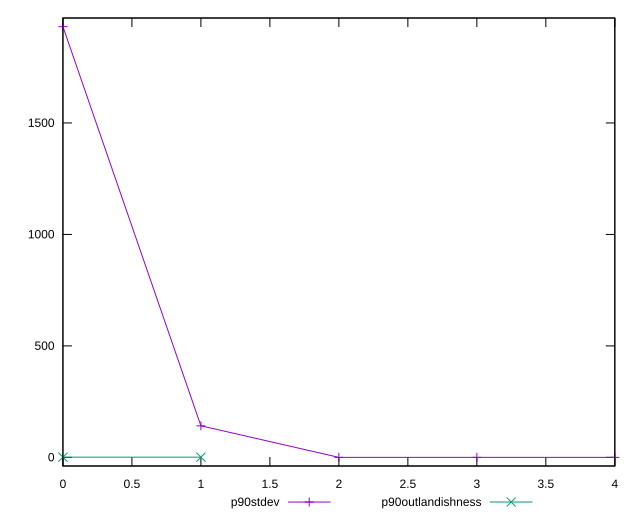

Recreate this plot in gnuplot.
reset

$p90Stdev <<EOF
0 1932.0139901681687
1 141.60644398352676
2 0
3 0
4 0
EOF

$p90Outlandishness <<EOF
0 1.024429733587096
1 1.022234593724186
EOF

set key outside below
set xrange [0:4]
set yrange [-38.64027980336338:1970.6542699715321]
set trange [-38.64027980336338:1970.6542699715321]
set terminal svg size 640, 520 enhanced background rgb 'white'
set output "report_00009_2021-02-08T22-37-41.559Z/unused-javascript/progression/stddev.svg"

plot $p90Stdev title "p90stdev" with linespoints, \
     $p90Outlandishness title "p90outlandishness" with linespoints

reset
